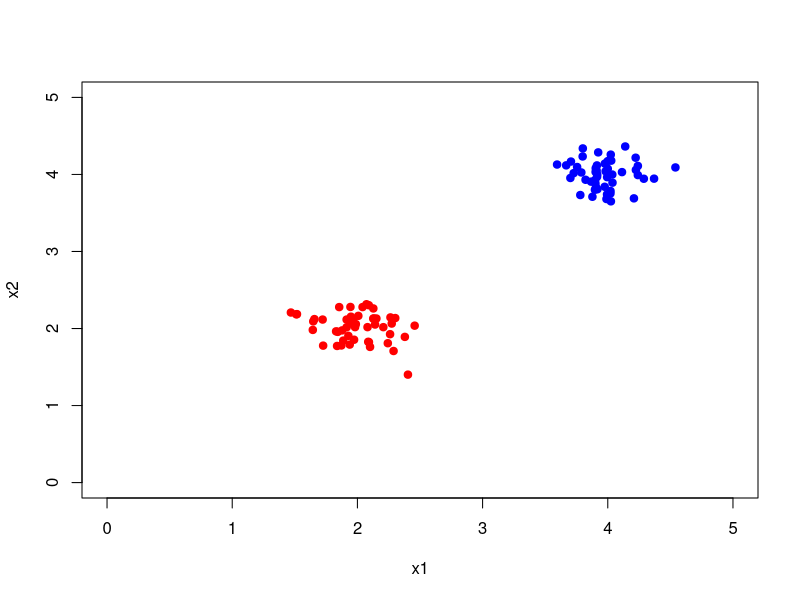
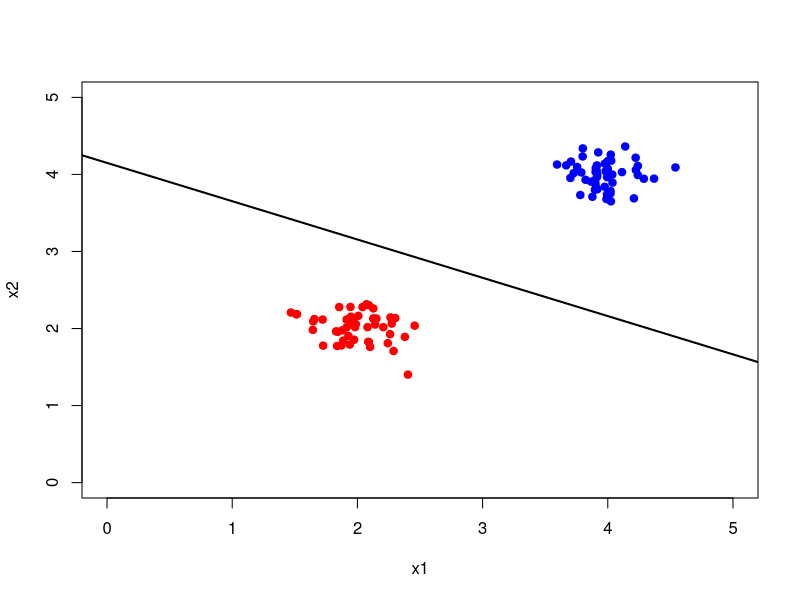

Reproduce these figures in R, in order.
set.seed(42)
rm(list = ls())

# ------------------------------------------------------------------------
# Geração dos dados
n <- 2
N1 <- 50
sd1 <- 0.2
xc1 <- matrix(rnorm(N1 * n, sd = sd1), ncol = n, nrow = N1) + matrix(c(2, 2), nrow = N1, ncol = n, byrow = TRUE)

N2 <- 50
sd2 <- 0.2
xc2 <- matrix(rnorm(N2 * n, sd = sd2), ncol = n, nrow = N2) + matrix(c(4, 4), nrow = N2, ncol = n, byrow = TRUE) 

X <- rbind(xc1, xc2)
X_aug <- cbind(1, X)  # adiciona a coluna de bias
Y <- c(rep(-1, N1), rep(1, N2))  # rótulos para as classes
plot(xc1[,1], xc1[,2], col = "red", pch = 19, xlim = c(0, 5), ylim = c(0, 5), xlab = "x1", ylab = "x2")
points(xc2[,1], xc2[,2], col = "blue", pch = 19)

# ------------------------------------------------------------------------
# Função para calcular a margem
calc_margin_braga <- function(w, X_aug, Y) {
  margins <- (X_aug %*% w)
  imax_neg = which(margins == max(margins[margins < 0]))[1]
  imin_pos = which(margins == min(margins[margins > 0]))[1]
  return(list(imax_neg, imin_pos, margins))  # margem geométrica
}

# ------------------------------------------------------------------------
# Algoritmo Perceptron  + salvando margens

max_iter <- 1000
w <- rep(0, n + 1)  # pesos iniciados com 0 (inclui bias)
margin_history <- numeric(max_iter)
w_history <- list()

for (epoch in 1:max_iter) {
  updated <- FALSE
  index = sample(nrow(X_aug))
  for (i in index) {
    if (Y[i] * (t(w) %*% X_aug[i,]) <= 0) {
      w <- w + Y[i] * X_aug[i,]
      updated <- TRUE
    }
  }
  if (!updated) break  # convergiu
}

margins <- calc_margin_braga(w, X_aug, Y)

margem_neg <- margins[[3]][margins[[1]]]
margem_pos <- margins[[3]][margins[[2]]]

# ------------------------------------------------------------------------
# Plotando os dados e as margens

plot(xc1[,1], xc1[,2], col = "red", pch = 19, xlim = c(0, 5), ylim = c(0, 5), xlab = "x1", ylab = "x2")
points(xc2[,1], xc2[,2], col = "blue", pch = 19)
abline(a = -w[1]/w[3], b = -w[2]/w[3], col = "black", lwd = 2)  # linha de decisão